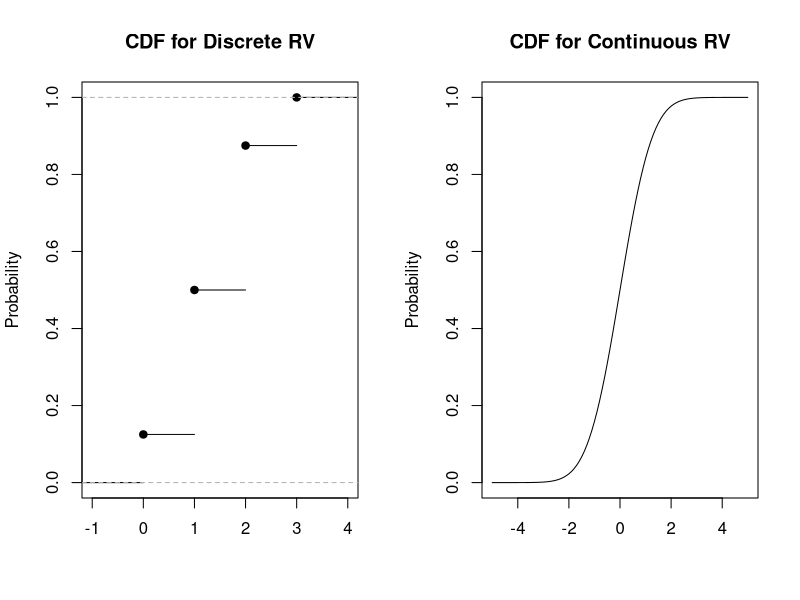
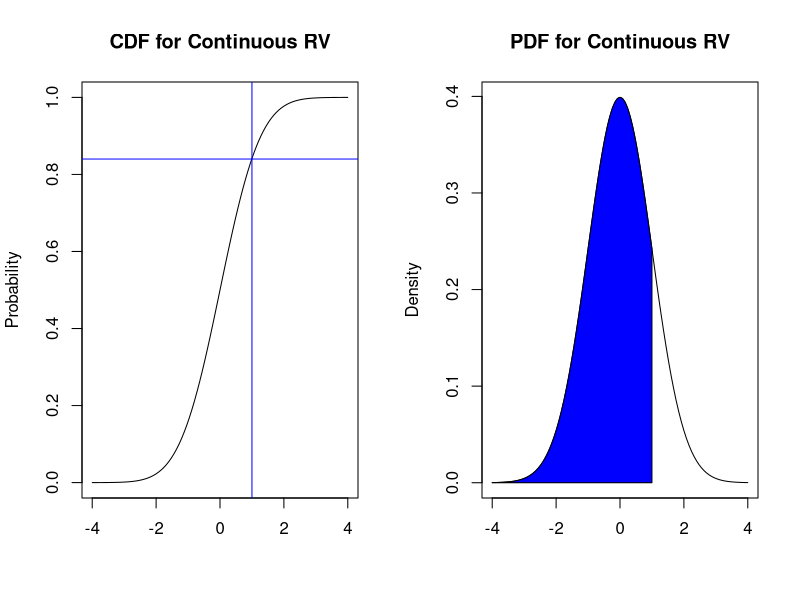
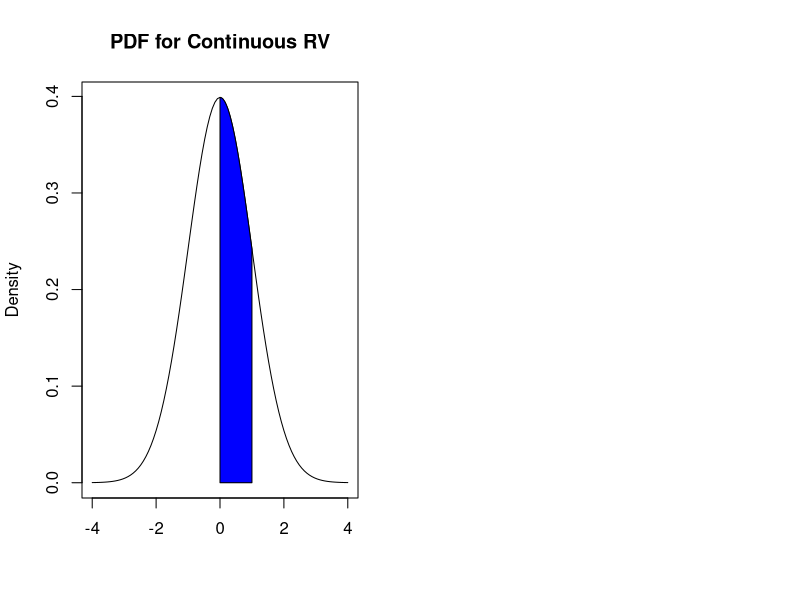
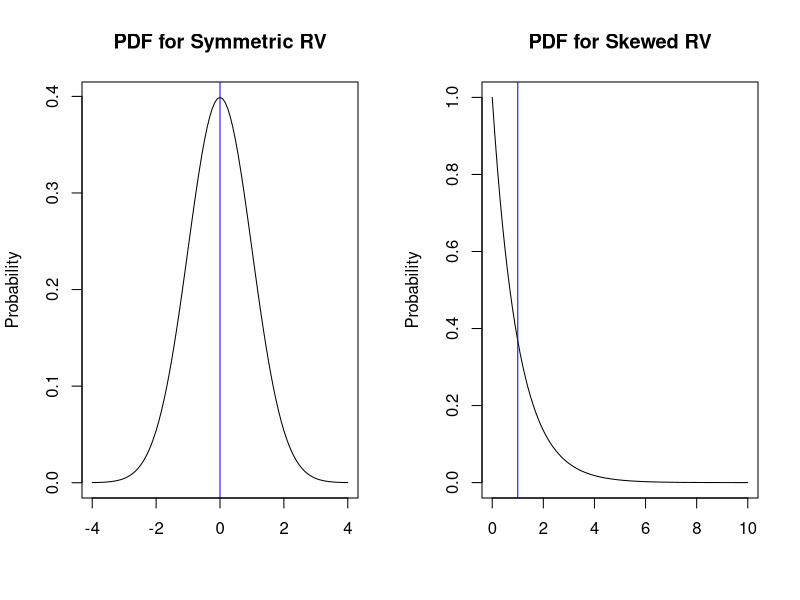
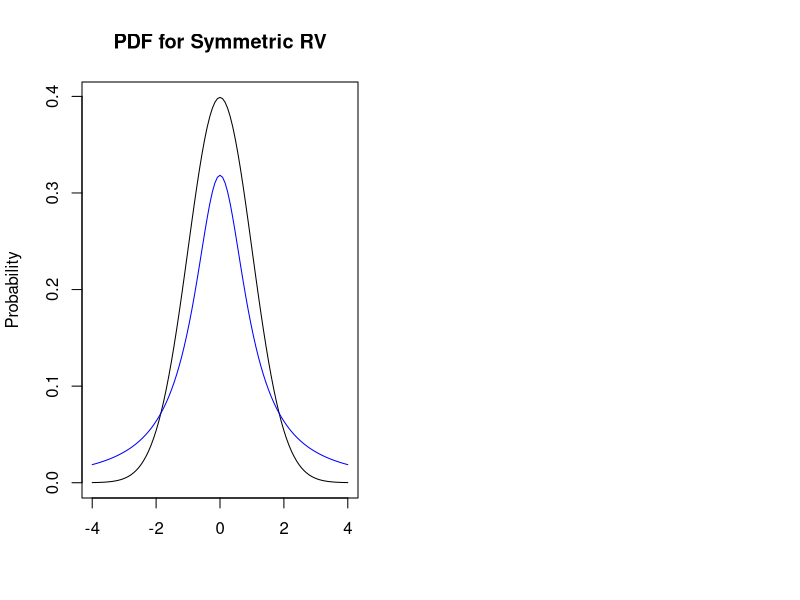

Write R code to recreate these figures, in order. (Note: this script raises an error after producing the figures.)
## ---- chunk 1
rm(list = ls())
## ---- chunk 2
y<-c(0,1,1,1,2,2,2,3)
## create plot of CDF vs each value in support
par(mfrow=c(1,2))
plot(ecdf(y) , main = "CDF for Discrete RV", xlab="", ylab="Probability")

curve(pnorm, from = -5, to = 5, main = "CDF for Continuous RV", ylab="Probability", xlab="")
## ---- chunk 3
par(mfrow=c(1,2))
curve(pnorm, from = -4, to = 4, main = "CDF for Continuous RV", ylab="Probability", xlab="")
abline(h=0.84, col="blue")
abline(v=1, col="blue")

curve(dnorm, from = -4, to = 4, main = "PDF for Continuous RV", ylab="Density", xlab="")

colorArea <- function(from, to, density, ..., col="blue", dens=NULL){
    y_seq <- seq(from, to, length.out=500)
    d <- c(0, density(y_seq, ...), 0)
    polygon(c(from, y_seq, to), d, col=col, density=dens)
}

colorArea(from=-4, to=1, dnorm)
## ---- chunk 4
curve(dnorm, from = -4, to = 4, main = "PDF for Continuous RV", ylab="Density", xlab="")

colorArea <- function(from, to, density, ..., col="blue", dens=NULL){
    y_seq <- seq(from, to, length.out=500)
    d <- c(0, density(y_seq, ...), 0)
    polygon(c(from, y_seq, to), d, col=col, density=dens)
}

colorArea(from=-0, to=1, dnorm)
## ---- chunk 5
par(mfrow=c(1,2))
curve(dnorm, from = -4, to = 4, main = "PDF for Symmetric RV", ylab="Probability", xlab="")
abline(v=0, col="blue")

curve(dexp, from = 0, to = 10, main = "PDF for Skewed RV", ylab="Probability", xlab="")
abline(v=1, col="blue")
## ---- chunk 6
x_values <- seq(-4, 4, length = 100)

# Plot the standard normal distribution
curve(dnorm, from = -4, to = 4, main = "PDF for Symmetric RV", ylab="Probability", xlab="")

# Add the t-distribution with 10 degrees of freedom
curve(dt(x,df=1), from = -4, to = 4, add=TRUE, col="blue")
## ---- chunk 7
knitr::include_graphics("images/04-U.png")
## ---- chunk 8
knitr::include_graphics("images/04-Ucdf.png")
## ---- chunk 9
set.seed(4)

reps<-10000 ##number of reps
u<-runif(reps) ##simulate standard uniform
invert<- log(u/(1-u)) ##invert based on F inverse. These should now follow standard logistic

par(mfrow=c(1,3))
plot(density(u), main="Density Plot from 10,000 U's")
plot(density(invert), main="Density Plot after Inverting", xlim=c(-6,6))
curve(dlogis, from = -7, to = 7, main = "PDF for Logistic", ylab="Density", xlab="")
## ---- chunk 10
curve(dnorm, from = -4, to = 4, main = "PDF for Z", ylab="Density", xlab="")
## ---- chunk 11
colorArea <- function(from, to, density, ..., col="blue", dens=NULL){
    y_seq <- seq(from, to, length.out=500)
    d <- c(0, density(y_seq, ...), 0)
    polygon(c(from, y_seq, to), d, col=col, density=dens)
}

par(mfrow=c(3,1))
curve(dnorm, from = -4, to = 4, main = "PDF for Z", ylab="Density", xlab="")
colorArea(from=-1, to=1, dnorm)
curve(dnorm, from = -4, to = 4, main = "PDF for Z", ylab="Density", xlab="")
colorArea(from=-2, to=2, dnorm)
curve(dnorm, from = -4, to = 4, main = "PDF for Z", ylab="Density", xlab="")
colorArea(from=-3, to=3, dnorm)
## ---- chunk 12
upper1<-pnorm(1) ## what is percentile associated with Z=1 (i.e. 1 standard deviation above mean)
lower1<-pnorm(-1) ## what is percentile associated with Z=-1 (i.e. 1 standard deviation below mean)
upper1-lower1 ## find proportion in between 1 SD above and below mean.
## ---- chunk 13
dnorm(2, 1, 3) ##supply the value of Y you want, then the parameters mu and sigma
## ---- chunk 14
pnorm(2, 1, 3) ##supply the value of Y you want, then the parameters mu and sigma
## ---- chunk 15
qnorm(0.9, 1, 3) ##supply the value of the percentile you need, then the parameters mu and sigma
## ---- chunk 16
set.seed(2) ##use set.seed() so we get the same random numbers each time the code is run
rnorm(10, 1, 3) ##supply the number of simulated data you need, then the parameters mu and sigma
